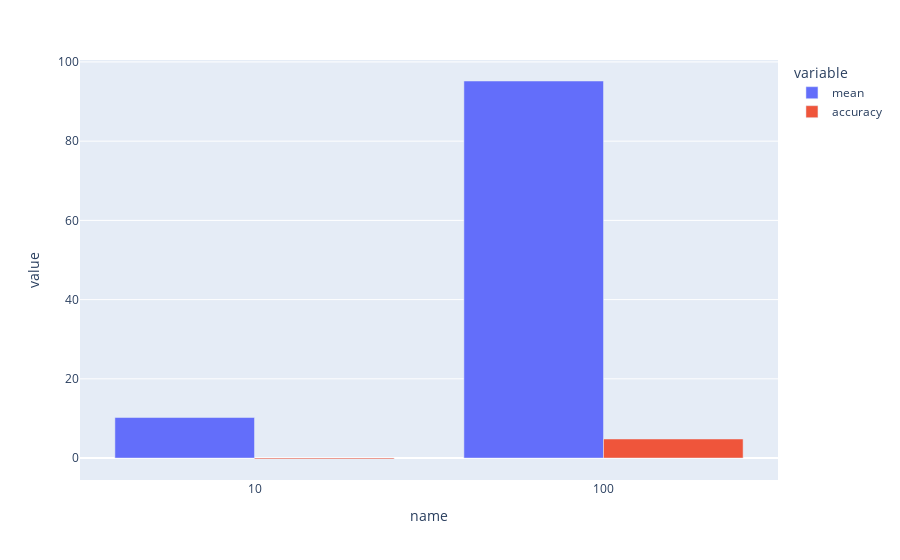

Notebook cell for this chart:
### Code cell
# What is the accuracy calculated based on the measured data?
# calculate the mean of the distance column
df = pd.DataFrame()
for file in files:
    distance = file.name.replace('.csv', '').replace('data_', '')
    distance = float(distance)
    mean = file.df['distance'].mean()
    # df = df.append({'name': name, 'mean': mean}, ignore_index=True)
    df = pd.concat([df, pd.DataFrame({'name': [distance], 'mean': [mean]})])
# calculate the accuracy
df['accuracy'] = df['name'] - df['mean']
display(df)
# show only 10.0 and 100.0
df = df[df['name'].isin([10.0, 100.0])]
display(df)
#display as a bar chart the distance, mean and accuracy
fig = px.bar(df, x='name', y=['mean', 'accuracy'], barmode='group')
fig.show()

### Figure 1 — Plotly figure (JSON) as saved in the notebook; plotly's stock layout.template omitted (floating-point values rounded to 4 significant figures)
{"data": [{"alignmentgroup": "True", "hovertemplate": "variable=mean<br>name=%{x}<br>value=%{y}<extra></extra>", "legendgroup": "mean", "marker": {"color": "#636efa", "pattern": {"shape": ""}}, "name": "mean", "offsetgroup": "mean", "orientation": "v", "showlegend": true, "textposition": "auto", "type": "bar", "x": [10, 100], "xaxis": "x", "y": [10.24, 95.18], "yaxis": "y"}, {"alignmentgroup": "True", "hovertemplate": "variable=accuracy<br>name=%{x}<br>value=%{y}<extra></extra>", "legendgroup": "accuracy", "marker": {"color": "#EF553B", "pattern": {"shape": ""}}, "name": "accuracy", "offsetgroup": "accuracy", "orientation": "v", "showlegend": true, "textposition": "auto", "type": "bar", "x": [10, 100], "xaxis": "x", "y": [-0.2359, 4.816], "yaxis": "y"}], "layout": {"barmode": "group", "legend": {"title": {"text": "variable"}, "tracegroupgap": 0}, "margin": {"t": 60}, "xaxis": {"anchor": "y", "domain": [0, 1], "title": {"text": "name"}}, "yaxis": {"anchor": "x", "domain": [0, 1], "title": {"text": "value"}}}}
